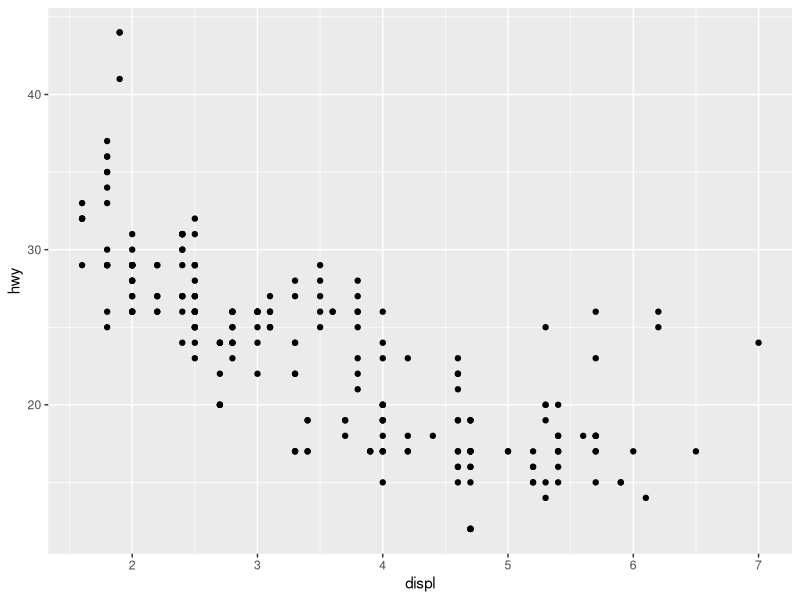
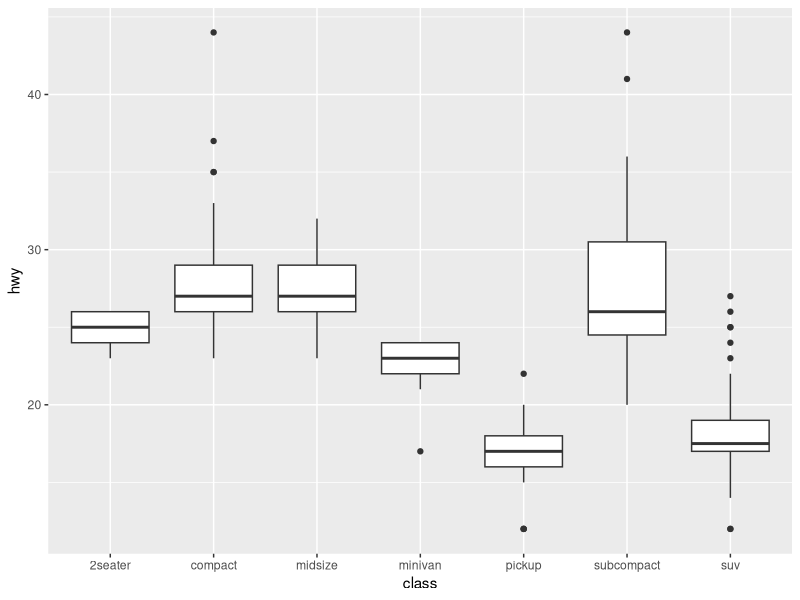
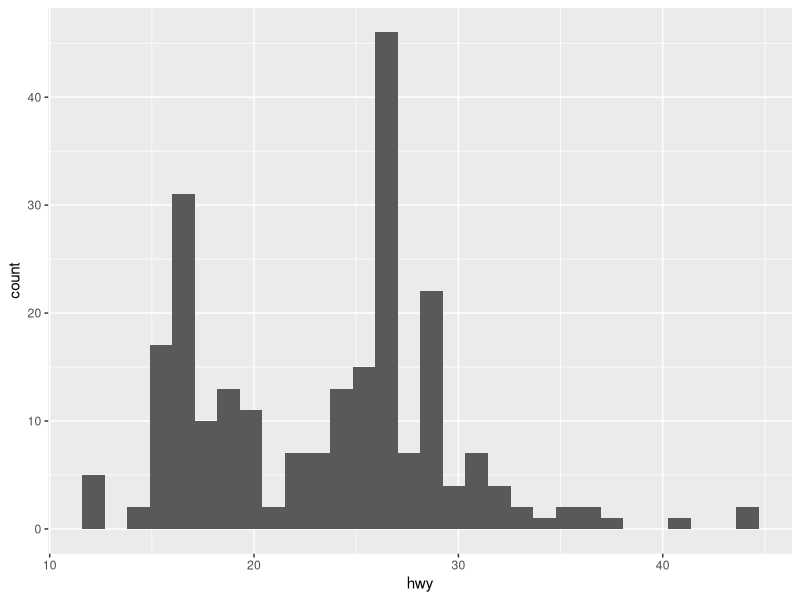
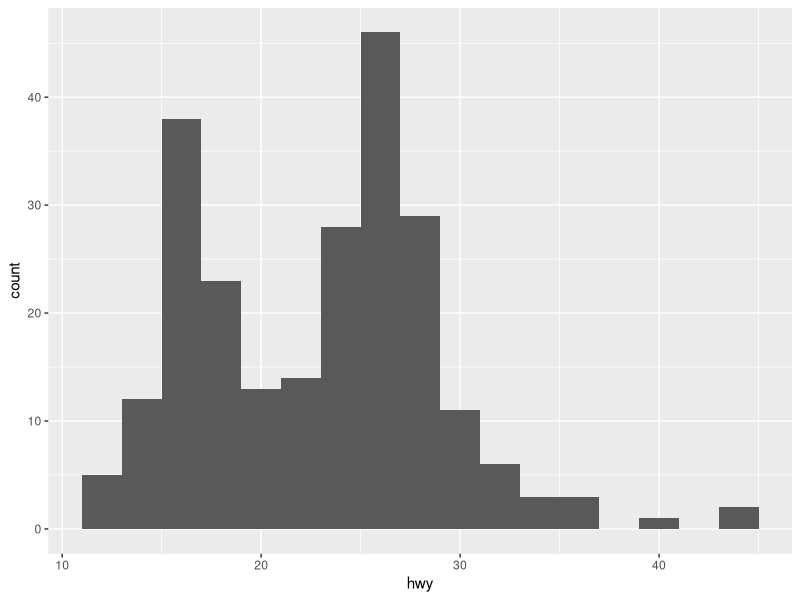
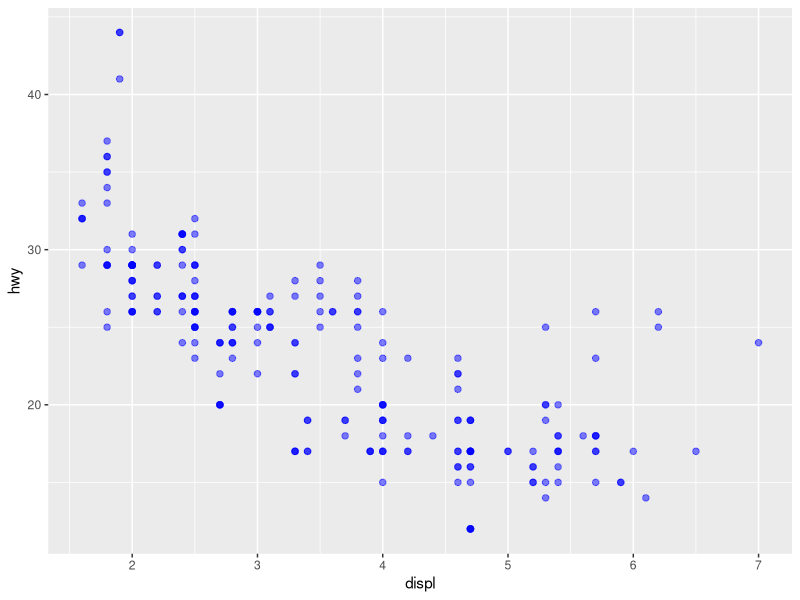
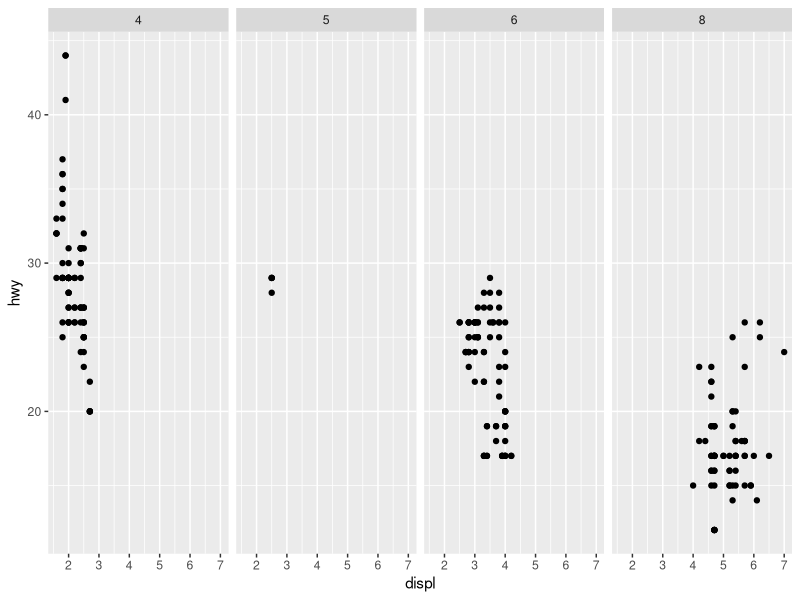
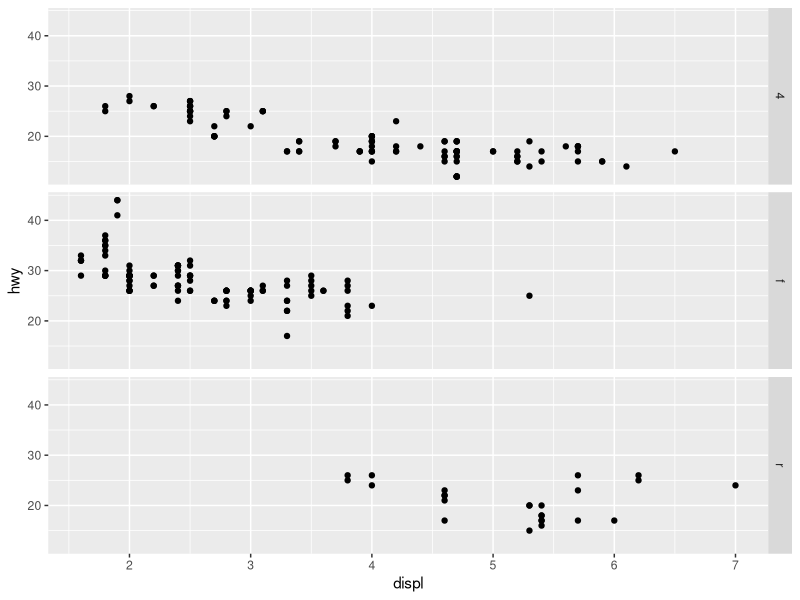
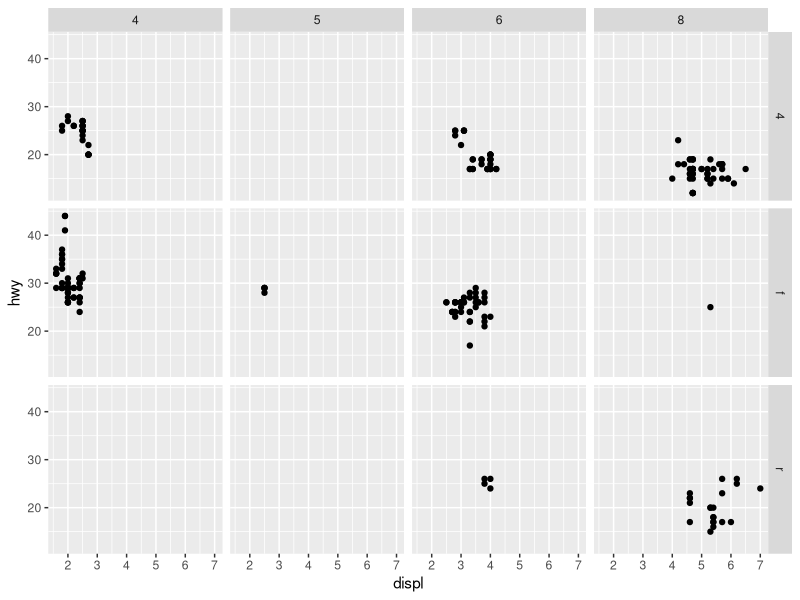

Write R code to recreate these figures, in order.
## ---- chunk 1
#| label: setup
#| include: false
library(tidyverse)
## ---- chunk 2
mpg
## ---- chunk 3
ggplot(data = mpg) +
  geom_point(mapping = aes(x = displ,
                           y = hwy))
## ---- chunk 4
ggplot(data = mpg) +
  geom_boxplot(mapping = aes(x = class,
                             y = hwy))
## ---- chunk 5
ggplot(data = mpg) +
  geom_histogram(mapping = aes(x = hwy))
## ---- chunk 6
ggplot(data = mpg) +
  geom_histogram(mapping = aes(x = hwy), binwidth = 2)
## ---- chunk 7
ggplot(data = mpg) +
  geom_point(mapping = aes(x = displ, y = hwy), color = "blue", size = 3, alpha = .5, shape = 20)
## ---- chunk 8
# Makes a plot that the commands below will modify
q <- ggplot(mpg) + geom_point(aes(x = displ, y = hwy))

q + facet_grid(. ~ cyl) # One row four columns by cyl
q + facet_grid(drv ~ .) # one row four columns by drv
q + facet_grid(drv ~ cyl)
q + facet_wrap(~ class)
## ---- chunk 9
ggplot(data = mpg) +
  geom_bar(aes(x = class, fill = drv), position = position_dodge()) + labs( x = "Class of Vehicle", y = "Number of Vehicles in sample", fill = "Type of Drive") +
  theme_bw()
## ---- chunk 10
ggplot(mpg, aes(x = displ, y = hwy)) + 
  geom_point(aes(color = class)) +
  geom_smooth(color = "black", se = FALSE, method = "lm") + scale_color_viridis_d() 
  ggsave("example.jpg", width = 6, height = 4)
